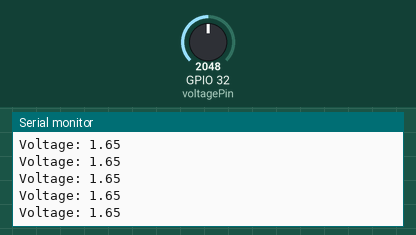
This sketch was run on a simulated ESP32. Shown: the last lines printed to the serial monitor. The inputs (shaded band) are chosen by the test bench; at power-on: GPIO 32 (voltagePin) = 2048. WiFi joins after 1.5 s; servers stay silent unless stated.

Above: at 3.2 s.
3.3 s: GPIO 32 (voltagePin) set to 0
At 4.3 s:
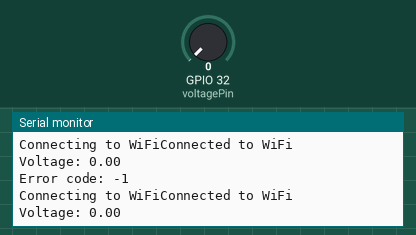
5.0 s: GPIO 32 (voltagePin) set to 491
At 5.9 s:
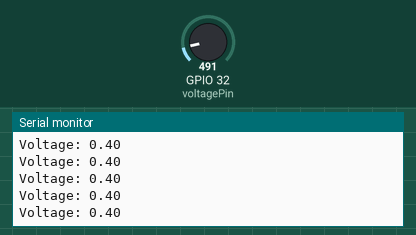
Timing chart, 0 to 7.0 s (numbered marks = the images above; inputs shaded):
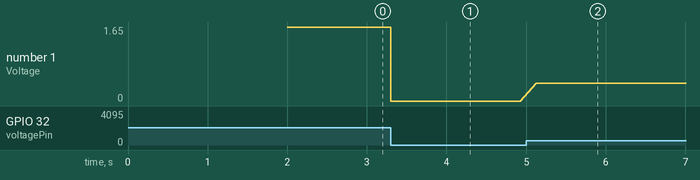

Measured:
- after the input at 3.3 s, the serial monitor: prints a new line at once (image 1)
- after the input at 5.0 s, the serial monitor: prints a new line after 0.13 s (image 2)
- plotted number 1: 1.65 → 0 after the input at 3.3 s, 0 → 0.4 after the input at 5.0 s

The sketch:

get-method.ino
```cpp
#include <WiFi.h>
#include <HTTPClient.h>

const char* ssid = "nama_jaringan_wifi";
const char* password = "kata_sandi_wifi";
bool wifiConnected = false;
const int voltagePin = 32; // GPIO pin sensor tegangan

void setup() {
  Serial.begin(115200);
  pinMode(voltagePin, INPUT);
  connectToWiFi();
}

void loop() {
  if (wifiConnected) {
    // Membaca nilai tegangan dari sensor
    float voltage = readVoltage();

    if (voltage <= 0.1) { //0.1 adalah nilai analog menjadi tegangan (GPIO ESP32 menggunakan tegangan referensi 3.3V)
      // Melakukan permintaan GET ke server hanya jika tidak ada daya masuk
      performGetRequest();
      // delay(1000); // Tunggu 5 detik sebelum mengirim permintaan GET selanjutnya
    }
  } else {
    connectToWiFi();
  }
}

void connectToWiFi() {
  WiFi.begin(ssid, password);
  Serial.print("Connecting to WiFi");

  while (WiFi.status() != WL_CONNECTED) {
    delay(1000);
    Serial.print(".");
  }

  wifiConnected = true;
  Serial.println("Connected to WiFi");
}

float readVoltage() {
  int sensorValue = analogRead(voltagePin);
  float voltage = sensorValue * (3.3 / 4095.0); // Mengubah nilai analog menjadi tegangan (GPIO ESP32 menggunakan tegangan referensi 3.3V)

  Serial.print("Voltage: ");
  Serial.println(voltage);

  return voltage;
}

void performGetRequest() {
  if (WiFi.status() == WL_CONNECTED) {
    HTTPClient http;

    // Data yang akan dikirim sebagai parameter dalam permintaan GET
    //String getData = "key1=value1&key2=value2"; // Sesuaikan dengan data yang ingin Anda kirim

    String url = "http://alamat_server.com/shutdown.php"; // + getData; // Ganti dengan URL server, end point, dan parameter yang sesuai

    http.begin(url);

    int httpResponseCode = http.GET();

    if (httpResponseCode > 0) {
      String response = http.getString();
      Serial.println(httpResponseCode);
      Serial.println(response);
    } else {
      Serial.print("Error code: ");
      Serial.println(httpResponseCode);
      wifiConnected = false; // Tandai bahwa koneksi terputus
    }

    http.end();
  } else {
    wifiConnected = false; // Tandai bahwa koneksi terputus
  }
}
```
